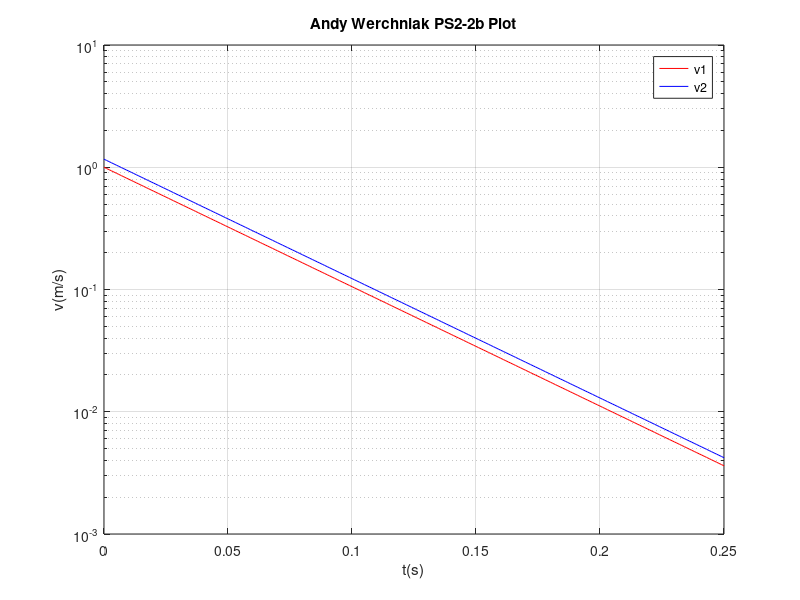
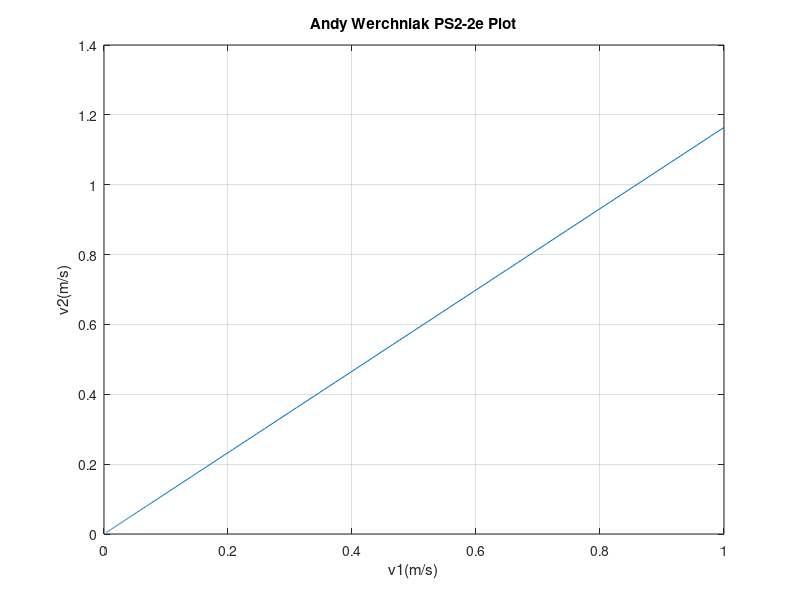

Here is the MATLAB script that generated these plots, in order:
%PS_2_2b-e

clear;

%define constants, A matrix, and initial conditions
B=4; D=7; E=5; F=6; G=3; r=1; c=1;
A = 1/(r*c)*[-(B*D+D*E),D*E;E*F,-(E*F+F*G)];
v1(1) = 1;
v2(1) = 1.164;

%define tstep and t vector for Euler's
dt = 0.001;
t = 0:dt:0.25;

%Euler's method. v(i+1) = v(i) + A*v(i)*dt
for i = 2:length(t)
    v = [v1(i-1);v2(i-1)] + A*[v1(i-1);v2(i-1)]*dt;
    v1(i) = v(1);
    v2(i) = v(2);
end

%plot results on a semilog scale
semilogy(t,abs(v1),'r',t,abs(v2),'b');
title('Andy Werchniak PS2-2b Plot');
grid on;
legend('v1','v2');
xlabel('t(s)');
ylabel('v(m/s)');

%See PS_2_2c-d sketches by hand. 3tau = 0.1340, so tau = 0.045
result = find((v1-0.05*v1(1))<0);
t(result(1))

result = find((v2-0.05*v2(1))<0);
t(result(1))

%PS_2_2e
figure;
%plot results against each other
plot(abs(v1),abs(v2));
title('Andy Werchniak PS2-2e Plot');
grid on;
xlabel('v1(m/s)');
ylabel('v2(m/s)');
